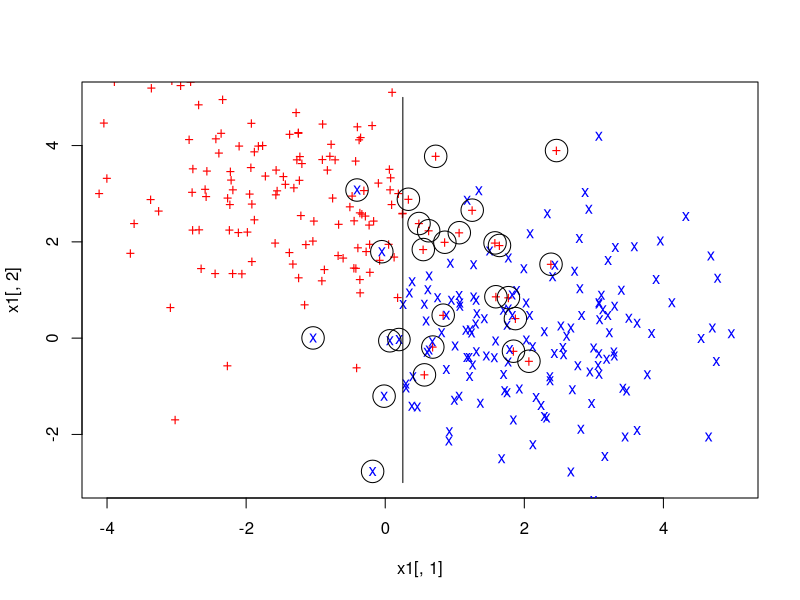
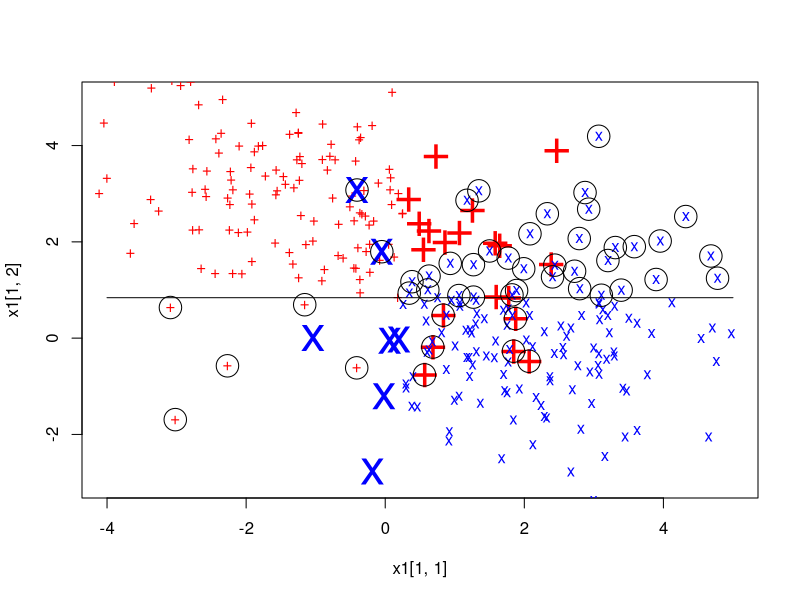
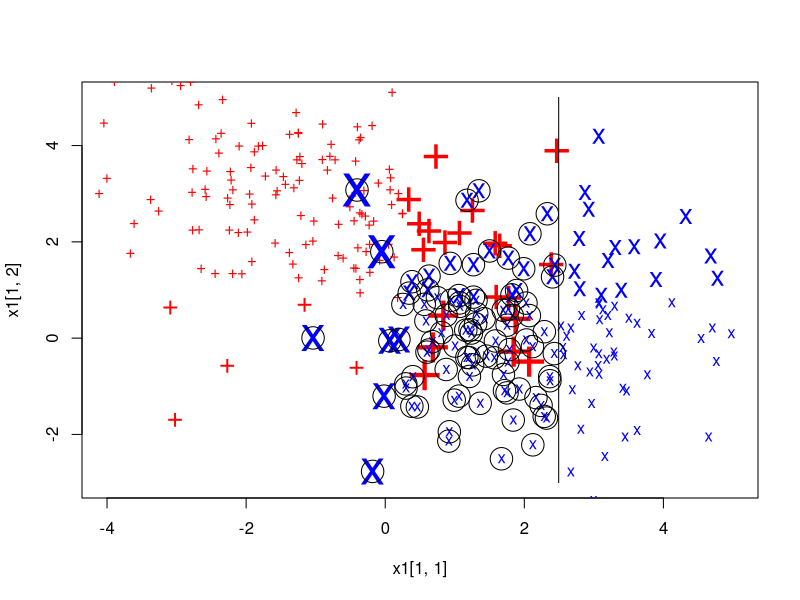
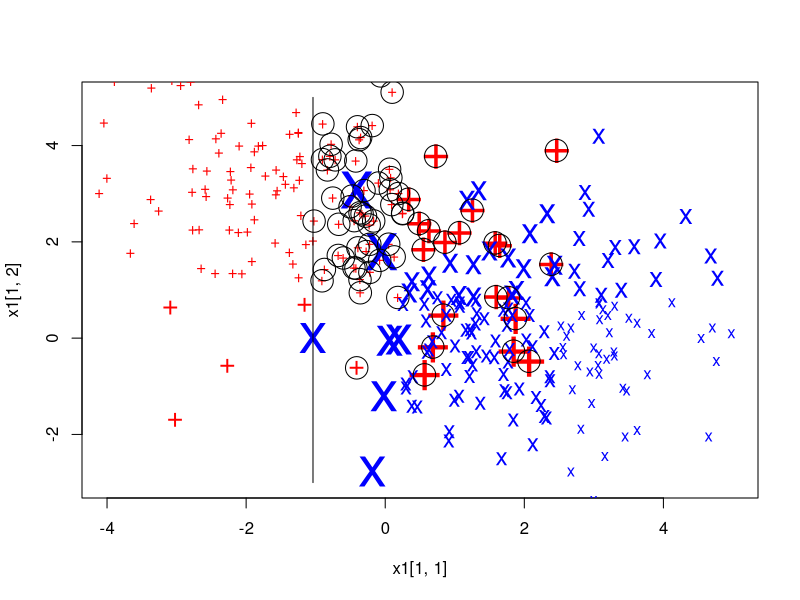
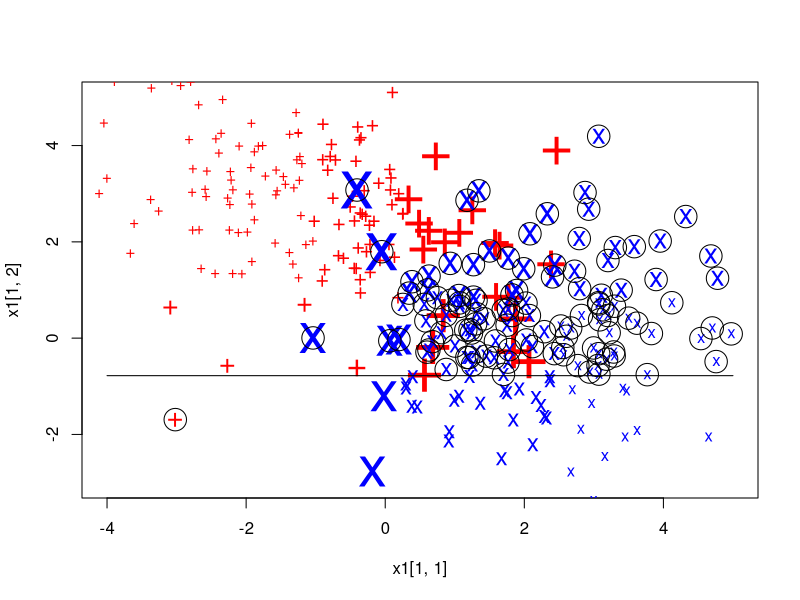
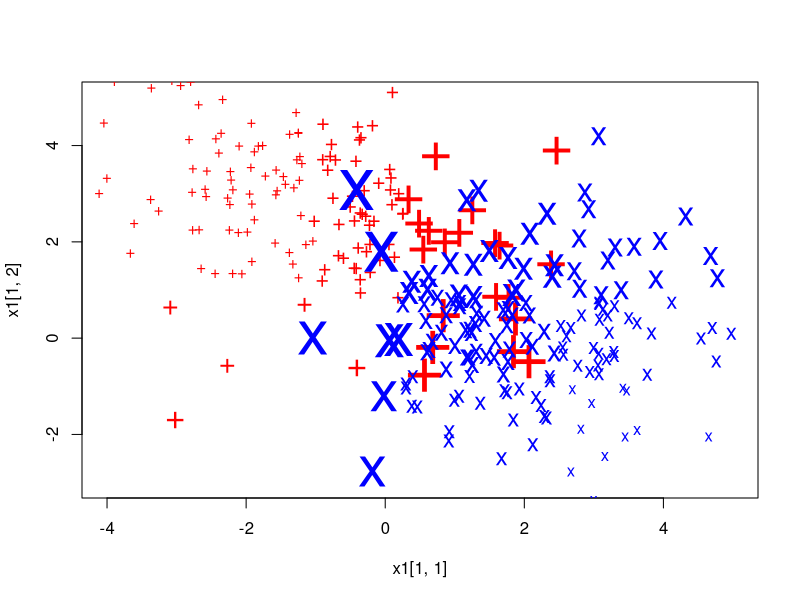
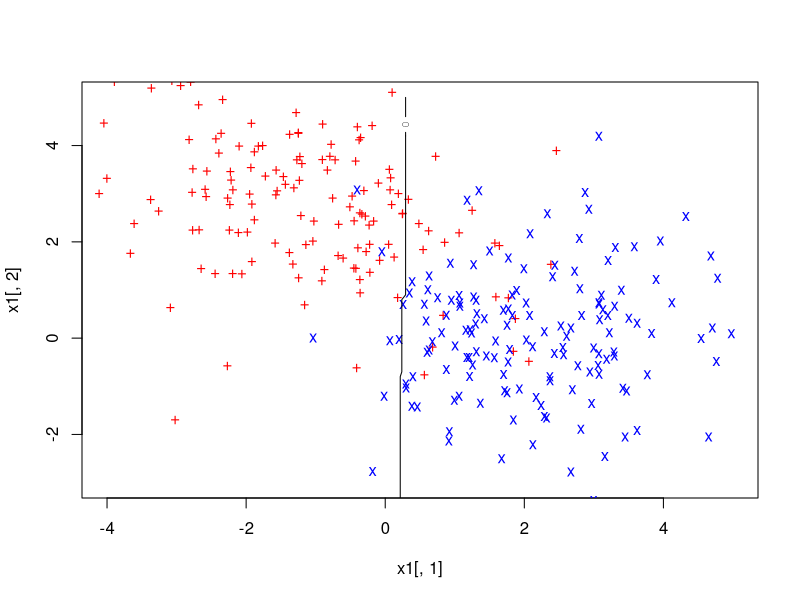
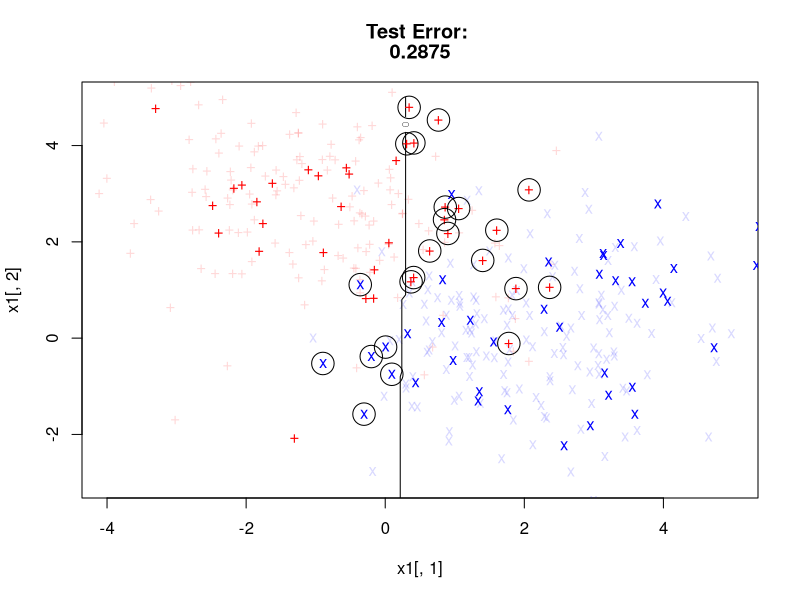

Generate these figures, in order, with R:
rm(list=ls())
library(mvtnorm)
library(rpart)
library(scales)

#set.seed(1)

N1 = 150
N2 = 150
K = 2

mu1 = c(-1,3)
mu2 = c(2,0)

cov1 = -0.5
v11 = 2
v12 = 2
Sigma1 = matrix(c(v11,cov1,cov1,v12),nrow=2)

cov2 = 0.4
v21 = 2
v22 = 2
Sigma2 = matrix(c(v21,cov2,cov2,v22),nrow=2)

x1 = rmvnorm(N1,mu1,Sigma1)
x2 = rmvnorm(N2,mu2,Sigma2)


plot(x1[,1],x1[,2],col="red",xlim=c(-4,5),ylim=c(-3,5),pch="+")
points(x2[,1],x2[,2],col="blue",pch="x")

X<-rbind(x1,x2)
Y<-c(rep(TRUE,150),rep(FALSE,150))
dataYX=data.frame(Y,X)

weights = rep(1/(N1+N2),(N1+N2)) # initial weights
M=5
err = rep(NA,M) 
alpha = rep(NA,M) 
K1seq=seq(-4,5,by=.1)
K2seq=seq(-4,5,by=.1)
grid<-as.data.frame(expand.grid("X1"=K1seq,"X2"=K2seq))

G = array(rep(NA,length(K1seq)*length(K2seq)*M),c(length(K1seq),length(K2seq),M))
point_size<-rep(1,(N1+N2))
for (m in 1:M)
 {
 fit = rpart(Y~.,weights=weights,method="class",maxdepth=1,data=dataYX,xval=0,control=rpart.control(minbucket=1,maxdepth=1,cp=-1))
 G[1:length(K1seq),1:length(K2seq),m]<-predict (fit,newdata=grid,type="class")
if (substring(labels(fit)[2],1,2)=="X1"){
	segments(fit$splits[1,4],-3,fit$splits[1,4],5)
	}else
	{
		segments(-4,fit$splits[1,4],5,fit$splits[1,4])
		}
	
	if(fit$frame$complexity[1]<=1e-05){title(main="Split does not decrease the overall lack of fit")}
locator(1)
misclassified<-predict (fit,type="class")!=Y
points(X[misclassified,],cex=3)
corclassified<-predict (fit,type="class")==Y
locator(1)
err = sum(weights*misclassified)/sum(weights)
 alpha[m] = log((1-err)/err)
 weights = weights*exp(alpha[m]*misclassified)

point_size<-point_size+misclassified*exp(alpha[m])*0.2#sqrt(match(weights,sort(unique(weights))))/2

	
	plot(x1[1,1],x1[1,2],col="red",xlim=c(-4,5),ylim=c(-3,5),pch="+",cex=point_size[1])
#points(x2[corclassified[(N1+1):(N1+N2)],1],x2[corclassified[(N1+1):(N1+N2)],2],col="blue",pch="x")

for (a in 2:(N1+N2))
 {
	if (a<=N1){
		points(X[a,1],X[a,2],col="red",xlim=c(-4,5),ylim=c(-3,5),pch="+",cex=point_size[a])}
	if (a>N1){
		points(X[a,1],X[a,2],col="blue",xlim=c(-4,5),ylim=c(-3,5),pch="x",cex=point_size[a])}
}
locator(1)

}
 G[G==1]<--1
 G[G==2]<-1


F<-G[,,1]*alpha[1]+G[,,2]*alpha[2]+G[,,3]*alpha[3]+G[,,4]*alpha[4]+G[,,5]*alpha[5]
plot(x1[,1],x1[,2],col="red",xlim=c(-4,5),ylim=c(-3,5),pch="+")
points(x2[,1],x2[,2],col="blue",pch="x")
contour(K1seq,K2seq,F,levels=0,add=TRUE)
locator(1)
plot(x1[,1],x1[,2],col=alpha("red",0.15),xlim=c(-4,5),ylim=c(-3,5),pch="+")
points(x2[,1],x2[,2],col=alpha("blue",0.15),pch="x")
contour(K1seq,K2seq,F,levels=0,add=TRUE)
locator(1)
TestN<-40
Testx1 = rmvnorm(TestN,mu1,Sigma1)
Testx2 = rmvnorm(TestN,mu2,Sigma2)

Testx1p<-Testx1
Testx2p<-Testx2

points(Testx1[,1],Testx1[,2],col="red",xlim=c(-4,5),ylim=c(-3,5),pch="+")
points(Testx2[,1],Testx2[,2],col="blue",pch="x")
locator(1)
classified_x1<-rep(NA,TestN)
classified_x2<-rep(NA,TestN)
#shift poits outside the classification grid on edge for classification 
Testx1[which(Testx1[,1]>5),1]<-5
Testx1[which(Testx1[,1]<(-4)),1]<--4
Testx1[which(Testx1[,2]>5),2]<-5
Testx1[which(Testx1[,2]<(-4)),2]<--4
Testx2[which(Testx2[,1]>5),1]<-5
Testx2[which(Testx2[,1]<(-4)),1]<--4
Testx2[which(Testx2[,2]>5),2]<-5
Testx2[which(Testx2[,2]<(-4)),2]<--4


for (n in 1:TestN){
	 classified_x1[n]<-F[which(round(Testx1[n,1],1)==round(K1seq,1)),which(round(Testx1[n,2],1)==round(K2seq,1))]<0
	 classified_x2[n]<-F[which(round(Testx2[n,1],1)==round(K1seq,1)),which(round(Testx2[n,2],1)==round(K2seq,1))]>0
}

points(Testx1p[classified_x1,1],Testx1p[classified_x1,2],cex=3)
points(Testx2p[classified_x2,1],Testx2p[classified_x2,2],cex=3)

Test_Error<-sum(classified_x1,classified_x2)/(2*TestN)
locator(1)
title(main=c("Test Error: ",Test_Error))